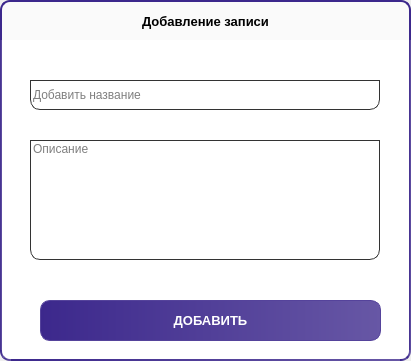
<?xml version="1.0" encoding="UTF-8"?>
<ui version="4.0">
 <class>Form</class>
 <widget class="QWidget" name="Form">
  <property name="geometry">
   <rect>
    <x>0</x>
    <y>0</y>
    <width>411</width>
    <height>361</height>
   </rect>
  </property>
  <property name="windowTitle">
   <string>Form</string>
  </property>
  <widget class="QTextEdit" name="textEdit_3">
   <property name="geometry">
    <rect>
     <x>450</x>
     <y>540</y>
     <width>261</width>
     <height>101</height>
    </rect>
   </property>
   <property name="html">
    <string>&lt;!DOCTYPE HTML PUBLIC &quot;-//W3C//DTD HTML 4.0//EN&quot; &quot;http://www.w3.org/TR/REC-html40/strict.dtd&quot;&gt;
&lt;html&gt;&lt;head&gt;&lt;meta name=&quot;qrichtext&quot; content=&quot;1&quot; /&gt;&lt;meta charset=&quot;utf-8&quot; /&gt;&lt;style type=&quot;text/css&quot;&gt;
p, li { white-space: pre-wrap; }
hr { height: 1px; border-width: 0; }
li.unchecked::marker { content: &quot;\2610&quot;; }
li.checked::marker { content: &quot;\2612&quot;; }
&lt;/style&gt;&lt;/head&gt;&lt;body style=&quot; font-family:'Segoe UI'; font-size:9pt; font-weight:400; font-style:normal;&quot;&gt;
&lt;p style=&quot; margin-top:0px; margin-bottom:0px; margin-left:0px; margin-right:0px; -qt-block-indent:0; text-indent:0px;&quot;&gt;Это редактор добавления записей и столбцов&lt;/p&gt;
&lt;p style=&quot;-qt-paragraph-type:empty; margin-top:0px; margin-bottom:0px; margin-left:0px; margin-right:0px; -qt-block-indent:0; text-indent:0px;&quot;&gt;&lt;br /&gt;&lt;/p&gt;&lt;/body&gt;&lt;/html&gt;</string>
   </property>
  </widget>
  <widget class="QFrame" name="frame">
   <property name="geometry">
    <rect>
     <x>0</x>
     <y>40</y>
     <width>411</width>
     <height>321</height>
    </rect>
   </property>
   <property name="autoFillBackground">
    <bool>false</bool>
   </property>
   <property name="styleSheet">
    <string notr="true">background: #FFFFFF;
border-bottom-right-radius: 10px;
border-bottom-left-radius: 10px;
border-width: 0px 2px 2px 2px;
border-style: solid;
border-color: qlineargradient( x1:0, y1:0, x2:1, y2:0, stop:0 #3C288C, stop:1 #6757A5);</string>
   </property>
   <property name="frameShape">
    <enum>QFrame::StyledPanel</enum>
   </property>
   <property name="frameShadow">
    <enum>QFrame::Raised</enum>
   </property>
   <widget class="QLabel" name="status">
    <property name="geometry">
     <rect>
      <x>40</x>
      <y>250</y>
      <width>341</width>
      <height>31</height>
     </rect>
    </property>
    <property name="styleSheet">
     <string notr="true">font-family: 'Work Sans';
font-style: normal;
font-weight: 400;
font-size: 11px;
line-height: 13px;

border: none;

color: #B1343C;
background-color: #fff;

border-color: 0;</string>
    </property>
    <property name="text">
     <string/>
    </property>
    <property name="alignment">
     <set>Qt::AlignCenter</set>
    </property>
   </widget>
   <widget class="QPushButton" name="add_zapis">
    <property name="geometry">
     <rect>
      <x>40</x>
      <y>260</y>
      <width>341</width>
      <height>41</height>
     </rect>
    </property>
    <property name="styleSheet">
     <string notr="true">QPushButton{
	background-color: qlineargradient( x1:0, y1:0, x2:1, y2:0, stop:0 #3C288C, stop:1 #6757A5);
	border: 1px solid #55439B;
	border-radius: 10px;

	font-family: 'Work Sans';
	font-style: normal;
	font-weight: 700;
	font-size: 13px;
	line-height: 13px;

	color: #FFFFFF;
	transition: background-color 0.3s linear;
}

QPushButton:hover{
	background-color: qlineargradient( x1:0, y1:0, x2:1, y2:0, stop:0 #6452AE, stop:1 #8678BE);
	
}

</string>
    </property>
    <property name="text">
     <string>ДОБАВИТЬ</string>
    </property>
   </widget>
   <widget class="QLineEdit" name="name">
    <property name="geometry">
     <rect>
      <x>30</x>
      <y>40</y>
      <width>350</width>
      <height>30</height>
     </rect>
    </property>
    <property name="styleSheet">
     <string notr="true">QLineEdit {
border: none;
border-radoius: 2px;

border: 1px solid #333333;
}</string>
    </property>
    <property name="placeholderText">
     <string>Добавить название</string>
    </property>
   </widget>
   <widget class="QLineEdit" name="text">
    <property name="geometry">
     <rect>
      <x>30</x>
      <y>100</y>
      <width>350</width>
      <height>120</height>
     </rect>
    </property>
    <property name="styleSheet">
     <string notr="true">border: none;
border-radoius: 2px;

border: 1px solid #333333;</string>
    </property>
    <property name="alignment">
     <set>Qt::AlignLeading|Qt::AlignLeft|Qt::AlignTop</set>
    </property>
    <property name="placeholderText">
     <string>Описание</string>
    </property>
   </widget>
  </widget>
  <widget class="QLabel" name="label">
   <property name="geometry">
    <rect>
     <x>0</x>
     <y>0</y>
     <width>411</width>
     <height>40</height>
    </rect>
   </property>
   <property name="layoutDirection">
    <enum>Qt::LeftToRight</enum>
   </property>
   <property name="styleSheet">
    <string notr="true">background-color: rgb(250, 250, 250);
border-right: 2px solid #3C288C;
border-top: 2px solid #3C288C;
border-left: 2px solid #3C288C;
font-family: 'Work Sans';
font-style: normal;
font-weight: 600;
font-size: 13px;

line-height: 13px;
border-top-right-radius: 10px;
border-top-left-radius: 10px;</string>
   </property>
   <property name="text">
    <string>Добавление записи</string>
   </property>
   <property name="alignment">
    <set>Qt::AlignCenter</set>
   </property>
  </widget>
 </widget>
 <resources/>
 <connections/>
</ui>
